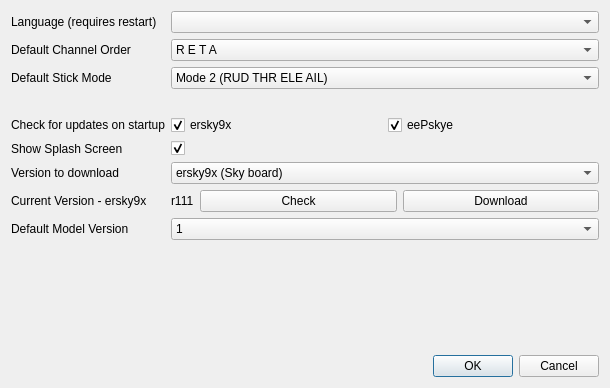
<?xml version="1.0" encoding="UTF-8"?>
<ui version="4.0">
 <class>preferencesDialog</class>
 <widget class="QDialog" name="preferencesDialog">
  <property name="geometry">
   <rect>
    <x>0</x>
    <y>0</y>
    <width>610</width>
    <height>388</height>
   </rect>
  </property>
  <property name="windowTitle">
   <string>Preferences</string>
  </property>
  <property name="windowIcon">
   <iconset resource="eepskye.qrc">
    <normaloff>:/images/preferences.png</normaloff>:/images/preferences.png</iconset>
  </property>
  <layout class="QGridLayout" name="gridLayout_2">
   <item row="0" column="0">
    <widget class="QLabel" name="label">
     <property name="text">
      <string>Language (requires restart)</string>
     </property>
    </widget>
   </item>
   <item row="0" column="1">
    <widget class="QComboBox" name="locale_QB"/>
   </item>
   <item row="4" column="0">
    <widget class="QLabel" name="label_2">
     <property name="text">
      <string>Check for updates on startup</string>
     </property>
    </widget>
   </item>
   <item row="4" column="1">
    <layout class="QGridLayout" name="gridLayout">
     <item row="0" column="0">
      <widget class="QCheckBox" name="startupCheck_er9x">
       <property name="text">
        <string>ersky9x</string>
       </property>
       <property name="checked">
        <bool>true</bool>
       </property>
      </widget>
     </item>
     <item row="0" column="1">
      <widget class="QCheckBox" name="startupCheck_eepe">
       <property name="text">
        <string>eePskye</string>
       </property>
       <property name="checked">
        <bool>true</bool>
       </property>
      </widget>
     </item>
    </layout>
   </item>
   <item row="5" column="0">
    <widget class="QLabel" name="label_4">
     <property name="text">
      <string>Show Splash Screen</string>
     </property>
    </widget>
   </item>
   <item row="5" column="1">
    <widget class="QCheckBox" name="showSplash">
     <property name="text">
      <string/>
     </property>
     <property name="checked">
      <bool>true</bool>
     </property>
    </widget>
   </item>
   <item row="6" column="0">
    <widget class="QLabel" name="label_3">
     <property name="text">
      <string>Version to download</string>
     </property>
    </widget>
   </item>
   <item row="6" column="1">
    <widget class="QComboBox" name="downloadVerCB">
     <item>
      <property name="text">
       <string>ersky9x (Sky board)</string>
      </property>
     </item>
     <item>
      <property name="text">
       <string>ersky9xr (9XR-PRO)</string>
      </property>
     </item>
     <item>
      <property name="text">
       <string>X9D (Taranis)</string>
      </property>
     </item>
     <item>
      <property name="text">
       <string>X9DP (Taranis Plus)</string>
      </property>
     </item>
     <item>
      <property name="text">
       <string>9Xtreme</string>
      </property>
     </item>
    </widget>
   </item>
   <item row="9" column="1">
    <spacer name="verticalSpacer">
     <property name="orientation">
      <enum>Qt::Vertical</enum>
     </property>
     <property name="sizeHint" stdset="0">
      <size>
       <width>20</width>
       <height>40</height>
      </size>
     </property>
    </spacer>
   </item>
   <item row="10" column="1">
    <widget class="QDialogButtonBox" name="buttonBox">
     <property name="orientation">
      <enum>Qt::Horizontal</enum>
     </property>
     <property name="standardButtons">
      <set>QDialogButtonBox::Cancel|QDialogButtonBox::Ok</set>
     </property>
    </widget>
   </item>
   <item row="1" column="0">
    <widget class="QLabel" name="label_13">
     <property name="text">
      <string>Default Channel Order</string>
     </property>
    </widget>
   </item>
   <item row="1" column="1">
    <widget class="QComboBox" name="channelorderCB">
     <property name="whatsThis">
      <string>Channel order

This is used by the templated to determine which channel goes to what number output.</string>
     </property>
     <property name="currentIndex">
      <number>0</number>
     </property>
     <item>
      <property name="text">
       <string notr="true">R E T A</string>
      </property>
     </item>
     <item>
      <property name="text">
       <string notr="true">R E A T</string>
      </property>
     </item>
     <item>
      <property name="text">
       <string notr="true">R T E A</string>
      </property>
     </item>
     <item>
      <property name="text">
       <string notr="true">R T A E</string>
      </property>
     </item>
     <item>
      <property name="text">
       <string notr="true">R A E T</string>
      </property>
     </item>
     <item>
      <property name="text">
       <string notr="true">R A T E</string>
      </property>
     </item>
     <item>
      <property name="text">
       <string notr="true">E R T A</string>
      </property>
     </item>
     <item>
      <property name="text">
       <string notr="true">E R A T</string>
      </property>
     </item>
     <item>
      <property name="text">
       <string notr="true">E T R A</string>
      </property>
     </item>
     <item>
      <property name="text">
       <string notr="true">E T A R</string>
      </property>
     </item>
     <item>
      <property name="text">
       <string notr="true">E A R T</string>
      </property>
     </item>
     <item>
      <property name="text">
       <string notr="true">E A T R</string>
      </property>
     </item>
     <item>
      <property name="text">
       <string notr="true">T R E A</string>
      </property>
     </item>
     <item>
      <property name="text">
       <string notr="true">T R A E</string>
      </property>
     </item>
     <item>
      <property name="text">
       <string notr="true">T E R A</string>
      </property>
     </item>
     <item>
      <property name="text">
       <string notr="true">T E A R</string>
      </property>
     </item>
     <item>
      <property name="text">
       <string notr="true">T A R E</string>
      </property>
     </item>
     <item>
      <property name="text">
       <string notr="true">T A E R</string>
      </property>
     </item>
     <item>
      <property name="text">
       <string notr="true">A R E T</string>
      </property>
     </item>
     <item>
      <property name="text">
       <string notr="true">A R T E</string>
      </property>
     </item>
     <item>
      <property name="text">
       <string notr="true">A E R T</string>
      </property>
     </item>
     <item>
      <property name="text">
       <string notr="true">A E T R</string>
      </property>
     </item>
     <item>
      <property name="text">
       <string notr="true">A T R E</string>
      </property>
     </item>
     <item>
      <property name="text">
       <string notr="true">A T E R</string>
      </property>
     </item>
    </widget>
   </item>
   <item row="2" column="0">
    <widget class="QLabel" name="label_14">
     <property name="text">
      <string>Default Stick Mode</string>
     </property>
    </widget>
   </item>
   <item row="2" column="1">
    <widget class="QComboBox" name="stickmodeCB">
     <property name="whatsThis">
      <string>Mode selection:

Mode 1:
  Left stick:  Elevator, Rudder
  Right stick:  Throttle, Aileron

Mode 2:
  Left stick:  Throttle, Rudder
  Right stick:  Elevator, Aileron

Mode 3:
  Left stick:  Elevator, Aileron
  Right stick:  Throttle, Rudder

Mode 4:
  Left stick:  Throttle, Aileron
  Right stick:  Elevator, Rudder

</string>
     </property>
     <property name="currentIndex">
      <number>1</number>
     </property>
     <item>
      <property name="text">
       <string>Mode 1 (RUD ELE THR AIL)</string>
      </property>
     </item>
     <item>
      <property name="text">
       <string>Mode 2 (RUD THR ELE AIL)</string>
      </property>
     </item>
     <item>
      <property name="text">
       <string>Mode 3 (AIL ELE THR RUD)</string>
      </property>
     </item>
     <item>
      <property name="text">
       <string>Mode 4 (AIL THR ELE RUD)</string>
      </property>
     </item>
    </widget>
   </item>
   <item row="3" column="1">
    <spacer name="horizontalSpacer">
     <property name="orientation">
      <enum>Qt::Horizontal</enum>
     </property>
     <property name="sizeHint" stdset="0">
      <size>
       <width>40</width>
       <height>20</height>
      </size>
     </property>
    </spacer>
   </item>
   <item row="7" column="1">
    <layout class="QGridLayout" name="gridLayout_3" columnstretch="0,10,10" columnminimumwidth="0,0,0">
     <item row="0" column="2">
      <widget class="QPushButton" name="er9x_dnld">
       <property name="text">
        <string>Download</string>
       </property>
      </widget>
     </item>
     <item row="0" column="0">
      <widget class="QLabel" name="er9x_ver_label">
       <property name="text">
        <string>r111</string>
       </property>
      </widget>
     </item>
     <item row="0" column="1">
      <widget class="QPushButton" name="er9x_dnld_2">
       <property name="text">
        <string>Check</string>
       </property>
      </widget>
     </item>
    </layout>
   </item>
   <item row="7" column="0">
    <widget class="QLabel" name="label_CurrentVersion">
     <property name="text">
      <string>Current Version - ersky9x</string>
     </property>
    </widget>
   </item>
   <item row="8" column="1">
    <widget class="QComboBox" name="defaultVersionCB">
     <item>
      <property name="text">
       <string>1</string>
      </property>
     </item>
     <item>
      <property name="text">
       <string>2</string>
      </property>
     </item>
     <item>
      <property name="text">
       <string>3</string>
      </property>
     </item>
    </widget>
   </item>
   <item row="8" column="0">
    <widget class="QLabel" name="label_5">
     <property name="text">
      <string>Default Model Version</string>
     </property>
    </widget>
   </item>
  </layout>
 </widget>
 <resources>
  <include location="eepskye.qrc"/>
 </resources>
 <connections>
  <connection>
   <sender>buttonBox</sender>
   <signal>accepted()</signal>
   <receiver>preferencesDialog</receiver>
   <slot>accept()</slot>
   <hints>
    <hint type="sourcelabel">
     <x>370</x>
     <y>49</y>
    </hint>
    <hint type="destinationlabel">
     <x>157</x>
     <y>274</y>
    </hint>
   </hints>
  </connection>
  <connection>
   <sender>buttonBox</sender>
   <signal>rejected()</signal>
   <receiver>preferencesDialog</receiver>
   <slot>reject()</slot>
   <hints>
    <hint type="sourcelabel">
     <x>390</x>
     <y>55</y>
    </hint>
    <hint type="destinationlabel">
     <x>286</x>
     <y>274</y>
    </hint>
   </hints>
  </connection>
 </connections>
</ui>
